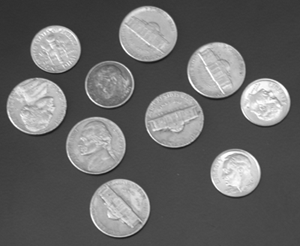
%> input picture Chapter10/images/coins.png, 300 x 246 px
$ octave example10_1.m   (GNU Octave 9; MATLAB toolbox functions it lacks are replaced by stand-ins)
%> lines starting %> are read from the running program, lines starting %| are printed output that depends on the picture; in (x1, y1, x2, y2) boxes, pixels count from 0 and x2, y2 are one past the last pixel; in counts of white or black regions, pixels touching at a corner belong together; the program's own positions count from 1
% Load image
image = imread('images/coins.png');
%> image is the input picture: size 246x300 uint8; min 23, max 255, mean 103

% Calculat image histogram
[counts, X] = imhist(image);
%> counts = 256 values, max 4264 at index 74, min 0 at index 1, mean 288.3; X = 256 values from 0 to 255

% Fit polynomial to histgram and evaluate
P = polyfit(X, counts, 6);
%> P = [2.97e-09 -2.31e-06 0.000673 -0.0901 5.31 -101 350.5]
Y = polyval(P, X);
%> Y = 256 values, max 1027.8 at index 67, min -246.3 at index 15, mean 288.3

% Find minimum of polynomial
[V, ind] = sort(abs(diff(Y)));
%> V = 255 values from 0.0363 to 95.8; ind = 255 values, max 255 at index 254, min 1 at index 255, mean 128
thresh = ind(3) ./ 255;
%> thresh = 0.537

% Otsu's method
level = graythresh(image);
%> level = 0.494

% Display results
subplot(221), imshow(image);
subplot(222), imshow(imbinarize(image, 0.35));
%> after `imshow(imbinarize(image, 0.35))`:
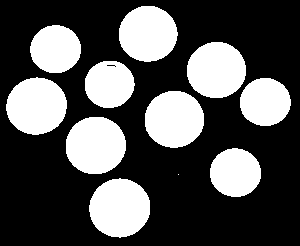
%> displayed picture: size 246x300 logical; 32.3% white; 11 white regions (1 under 20 px), largest, box (x1, y1, x2, y2) and area: (89, 178, 150, 238) 2827, (66, 117, 126, 174) 2740, (6, 77, 67, 135) 2725
subplot(223), imshow(imbinarize(image, thresh));
%> after `imshow(imbinarize(image, thresh))`:
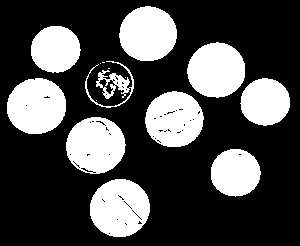
%> displayed picture: size 246x300 logical; 29.4% white; 15 white regions (5 under 20 px), largest, box (x1, y1, x2, y2) and area: (90, 179, 150, 237) 2698, (7, 78, 66, 134) 2616, (66, 117, 126, 174) 2601
subplot(224), imshow(imbinarize(image, level));
%> after `imshow(imbinarize(image, level))`:
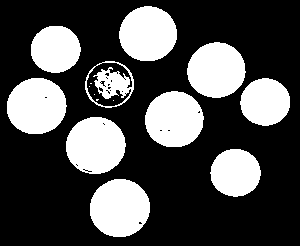
%> displayed picture: size 246x300 logical; 30.2% white; 15 white regions (5 under 20 px), largest, box (x1, y1, x2, y2) and area: (90, 179, 150, 237) 2748, (66, 117, 126, 174) 2667, (7, 78, 67, 134) 2649

% Plot histogram and polynomial fit
figure;
plot(X, counts);
hold on, plot(X, Y, 'r-');
%> after `plot(X, Y, 'r-')`:
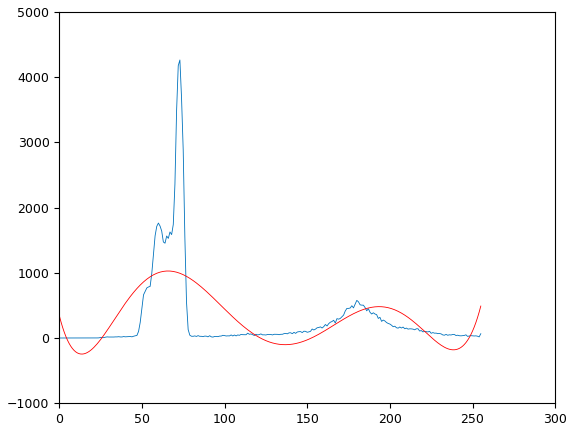
%> figure redrawn from the program's plot data; curve peaks at x = 73, y = 4264; curve peaks at x = 66, y = 1027.8

$ run again, with Chapter10/images/trui.png copied over Chapter10/images/coins.png
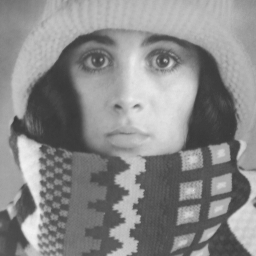
%> input picture Chapter10/images/trui.png, 256 x 256 px
%> image is the input picture: size 256x256 uint8; min 56, max 241, mean 137.7
%> counts = 256 values, max 1361 at index 64, min 0 at index 1, mean 256; X = 256 values from 0 to 255
%> P = [1.08e-09 -8.36e-07 0.000244 -0.0334 2.11 -46.9 211.2]
%> Y = 256 values, max 492.3 at index 183, min -121.5 at index 18, mean 256
%> V = 255 values from 0.0216 to 44.83; ind = 255 values, max 255 at index 251, min 1 at index 255, mean 128
%> thresh = 0.31
%> level = 0.522
%> `imshow(imbinarize(image, 0.35))`:
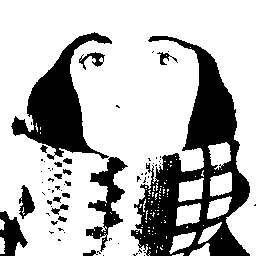
%> displayed picture: size 256x256 logical; 72.7% white; 67 black regions (49 under 20 px), largest, box (x1, y1, x2, y2) and area: (131, 36, 250, 256) 9975, (11, 32, 112, 160) 4647, (86, 157, 128, 252) 1381
%> `plot(X, Y, 'r-')`:
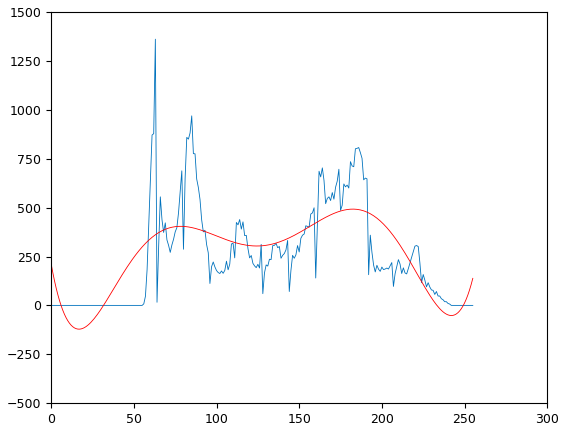
%> figure redrawn from the program's plot data; curve peaks at x = 63, y = 1361; curve peaks at x = 182, y = 492.3
